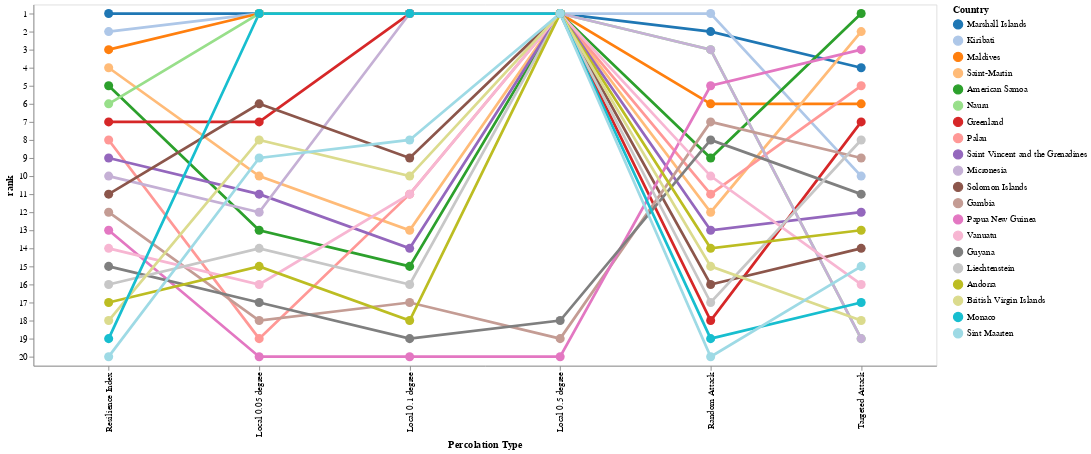

This figure's notebook cell:
### Code cell
df_ranked = pd.read_csv('ranked_all.csv',index_col=[0,1])
df_ranked = df_ranked.sort_values('ranked',ascending=False).head(20)
df_ranked.loc05 = df_ranked.loc05.rank(ascending=False)
df_ranked.loc01 = df_ranked.loc01.rank(ascending=False)
df_ranked.loc005 = df_ranked.loc005.rank(ascending=False)
df_ranked.target = df_ranked.target.rank(ascending=False)
df_ranked.random = df_ranked.random.rank(ascending=False)
df_ranked.avg_index = df_ranked.avg_index.rank(ascending=False)
df_ranked = df_ranked.drop('ranked',axis=1)
df_ranked = df_ranked.rename(columns={"avg_index": "Total Index"})
df_ranked.columns = ['Local 0.5 degree','Local 0.1 degree','Local 0.05 degree','Targeted Attack','Random Attack',' Resilience Index']

stacked_rank = df_ranked.stack().reset_index()
stacked_rank.columns = ['level_0','Country','perc_type','index']
stacked_rank = stacked_rank.drop('level_0',axis=1)

chart = alt.Chart(stacked_rank).mark_line(point = True, strokeWidth=3).encode(
    x = alt.X("perc_type", title="Percolation Type"),
    y="rank:O",
    color=alt.Color("Country:N",scale=alt.Scale(scheme='category20'),sort='-x')
 ).transform_window(
     rank="rank()",
     sort=[alt.SortField("index", order="ascending")],
     groupby=["perc_type"]
).properties(
    width=1000,
    height=400,
).configure_point(size=100)

chart
#save(chart,'worst_affected.html')

### Figure 1 — Vega-Lite specification as saved in the notebook (floating-point values rounded to 4 significant figures)
{"config": {"view": {"continuousWidth": 400, "continuousHeight": 300}, "point": {"size": 100}}, "data": {"name": "data-70f5f5688cf1034e039ba0cc44794396"}, "mark": {"type": "line", "point": true, "strokeWidth": 3}, "encoding": {"color": {"field": "Country", "scale": {"scheme": "category20"}, "sort": "-x", "type": "nominal"}, "x": {"field": "perc_type", "title": "Percolation Type", "type": "nominal"}, "y": {"field": "rank", "type": "ordinal"}}, "height": 400, "transform": [{"window": [{"op": "rank", "field": "", "as": "rank"}], "groupby": ["perc_type"], "sort": [{"field": "index", "order": "ascending"}]}], "width": 1000, "$schema": "https://vega.github.io/schema/vega-lite/v4.17.0.json", "datasets": {"data-70f5f5688cf1034e039ba0cc44794396": [{"Country": "Marshall Islands", "perc_type": "Local 0.5 degree", "index": 9.0}, {"Country": "Marshall Islands", "perc_type": "Local 0.1 degree", "index": 4.0}, {"Country": "Marshall Islands", "perc_type": "Local 0.05 degree", "index": 3.0}, {"Country": "Marshall Islands", "perc_type": "Targeted Attack", "index": 4.0}, {"Country": "Marshall Islands", "perc_type": "Random Attack", "index": 2.0}, {"Country": "Marshall Islands", "perc_type": " Resilience Index", "index": 1.0}, {"Country": "Kiribati", "perc_type": "Local 0.5 degree", "index": 9.0}, {"Country": "Kiribati", "perc_type": "Local 0.1 degree", "index": 4.0}, {"Country": "Kiribati", "perc_type": "Local 0.05 degree", "index": 3.0}, {"Country": "Kiribati", "perc_type": "Targeted Attack", "index": 10.0}, {"Country": "Kiribati", "perc_type": "Random Attack", "index": 1.0}, {"Country": "Kiribati", "perc_type": " Resilience Index", "index": 2.0}, {"Country": "Maldives", "perc_type": "Local 0.5 degree", "index": 9.0}, {"Country": "Maldives", "perc_type": "Local 0.1 degree", "index": 4.0}, {"Country": "Maldives", "perc_type": "Local 0.05 degree", "index": 3.0}, {"Country": "Maldives", "perc_type": "Targeted Attack", "index": 6.0}, {"Country": "Maldives", "perc_type": "Random Attack", "index": 6.0}, {"Country": "Maldives", "perc_type": " Resilience Index", "index": 3.0}, {"Country": "Saint-Martin", "perc_type": "Local 0.5 degree", "index": 9.0}, {"Country": "Saint-Martin", "perc_type": "Local 0.1 degree", "index": 13.0}, {"Country": "Saint-Martin", "perc_type": "Local 0.05 degree", "index": 10.0}, {"Country": "Saint-Martin", "perc_type": "Targeted Attack", "index": 2.0}, {"Country": "Saint-Martin", "perc_type": "Random Attack", "index": 12.0}, {"Country": "Saint-Martin", "perc_type": " Resilience Index", "index": 4.0}, {"Country": "American Samoa", "perc_type": "Local 0.5 degree", "index": 9.0}, {"Country": "American Samoa", "perc_type": "Local 0.1 degree", "index": 15.0}, {"Country": "American Samoa", "perc_type": "Local 0.05 degree", "index": 13.0}, {"Country": "American Samoa", "perc_type": "Targeted Attack", "index": 1.0}, {"Country": "American Samoa", "perc_type": "Random Attack", "index": 9.0}, {"Country": "American Samoa", "perc_type": " Resilience Index", "index": 5.0}, {"Country": "Nauru", "perc_type": "Local 0.5 degree", "index": 9.0}, {"Country": "Nauru", "perc_type": "Local 0.1 degree", "index": 4.0}, {"Country": "Nauru", "perc_type": "Local 0.05 degree", "index": 3.0}, {"Country": "Nauru", "perc_type": "Targeted Attack", "index": 19.5}, {"Country": "Nauru", "perc_type": "Random Attack", "index": 3.5}, {"Country": "Nauru", "perc_type": " Resilience Index", "index": 6.0}, {"Country": "Greenland", "perc_type": "Local 0.5 degree", "index": 9.0}, {"Country": "Greenland", "perc_type": "Local 0.1 degree", "index": 4.0}, {"Country": "Greenland", "perc_type": "Local 0.05 degree", "index": 7.0}, {"Country": "Greenland", "perc_type": "Targeted Attack", "index": 7.0}, {"Country": "Greenland", "perc_type": "Random Attack", "index": 18.0}, {"Country": "Greenland", "perc_type": " Resilience Index", "index": 7.0}, {"Country": "Palau", "perc_type": "Local 0.5 degree", "index": 9.0}, {"Country": "Palau", "perc_type": "Local 0.1 degree", "index": 11.5}, {"Country": "Palau", "perc_type": "Local 0.05 degree", "index": 19.0}, {"Country": "Palau", "perc_type": "Targeted Attack", "index": 5.0}, {"Country": "Palau", "perc_type": "Random Attack", "index": 11.0}, {"Country": "Palau", "perc_type": " Resilience Index", "index": 8.0}, {"Country": "Saint Vincent and the Grenadines", "perc_type": "Local 0.5 degree", "index": 9.0}, {"Country": "Saint Vincent and the Grenadines", "perc_type": "Local 0.1 degree", "index": 14.0}, {"Country": "Saint Vincent and the Grenadines", "perc_type": "Local 0.05 degree", "index": 11.0}, {"Country": "Saint Vincent and the Grenadines", "perc_type": "Targeted Attack", "index": 12.0}, {"Country": "Saint Vincent and the Grenadines", "perc_type": "Random Attack", "index": 13.0}, {"Country": "Saint Vincent and the Grenadines", "perc_type": " Resilience Index", "index": 9.0}, {"Country": "Micronesia", "perc_type": "Local 0.5 degree", "index": 9.0}, {"Country": "Micronesia", "perc_type": "Local 0.1 degree", "index": 4.0}, {"Country": "Micronesia", "perc_type": "Local 0.05 degree", "index": 12.0}, {"Country": "Micronesia", "perc_type": "Targeted Attack", "index": 19.5}, {"Country": "Micronesia", "perc_type": "Random Attack", "index": 3.5}, {"Country": "Micronesia", "perc_type": " Resilience Index", "index": 10.0}, {"Country": "Solomon Islands", "perc_type": "Local 0.5 degree", "index": 9.0}, {"Country": "Solomon Islands", "perc_type": "Local 0.1 degree", "index": 9.0}, {"Country": "Solomon Islands", "perc_type": "Local 0.05 degree", "index": 6.0}, {"Country": "Solomon Islands", "perc_type": "Targeted Attack", "index": 14.0}, {"Country": "Solomon Islands", "perc_type": "Random Attack", "index": 16.0}, {"Country": "Solomon Islands", "perc_type": " Resilience Index", "index": 11.0}, {"Country": "Gambia", "perc_type": "Local 0.5 degree", "index": 19.0}, {"Country": "Gambia", "perc_type": "Local 0.1 degree", "index": 17.0}, {"Country": "Gambia", "perc_type": "Local 0.05 degree", "index": 18.0}, {"Country": "Gambia", "perc_type": "Targeted Attack", "index": 9.0}, {"Country": "Gambia", "perc_type": "Random Attack", "index": 7.0}, {"Country": "Gambia", "perc_type": " Resilience Index", "index": 12.0}, {"Country": "Papua New Guinea", "perc_type": "Local 0.5 degree", "index": 20.0}, {"Country": "Papua New Guinea", "perc_type": "Local 0.1 degree", "index": 20.0}, {"Country": "Papua New Guinea", "perc_type": "Local 0.05 degree", "index": 20.0}, {"Country": "Papua New Guinea", "perc_type": "Targeted Attack", "index": 3.0}, {"Country": "Papua New Guinea", "perc_type": "Random Attack", "index": 5.0}, {"Country": "Papua New Guinea", "perc_type": " Resilience Index", "index": 13.0}, {"Country": "Vanuatu", "perc_type": "Local 0.5 degree", "index": 9.0}, {"Country": "Vanuatu", "perc_type": "Local 0.1 degree", "index": 11.5}, {"Country": "Vanuatu", "perc_type": "Local 0.05 degree", "index": 16.0}, {"Country": "Vanuatu", "perc_type": "Targeted Attack", "index": 16.0}, {"Country": "Vanuatu", "perc_type": "Random Attack", "index": 10.0}, {"Country": "Vanuatu", "perc_type": " Resilience Index", "index": 14.0}, {"Country": "Guyana", "perc_type": "Local 0.5 degree", "index": 18.0}, {"Country": "Guyana", "perc_type": "Local 0.1 degree", "index": 19.0}, {"Country": "Guyana", "perc_type": "Local 0.05 degree", "index": 17.0}, {"Country": "Guyana", "perc_type": "Targeted Attack", "index": 11.0}, {"Country": "Guyana", "perc_type": "Random Attack", "index": 8.0}, {"Country": "Guyana", "perc_type": " Resilience Index", "index": 15.0}, {"Country": "Liechtenstein", "perc_type": "Local 0.5 degree", "index": 9.0}, {"Country": "Liechtenstein", "perc_type": "Local 0.1 degree", "index": 16.0}, {"Country": "Liechtenstein", "perc_type": "Local 0.05 degree", "index": 14.0}, {"Country": "Liechtenstein", "perc_type": "Targeted Attack", "index": 8.0}, {"Country": "Liechtenstein", "perc_type": "Random Attack", "index": 17.0}, {"Country": "Liechtenstein", "perc_type": " Resilience Index", "index": 16.0}, {"Country": "Andorra", "perc_type": "Local 0.5 degree", "index": 9.0}, {"Country": "Andorra", "perc_type": "Local 0.1 degree", "index": 18.0}, {"Country": "Andorra", "perc_type": "Local 0.05 degree", "index": 15.0}, {"Country": "Andorra", "perc_type": "Targeted Attack", "index": 13.0}, {"Country": "Andorra", "perc_type": "Random Attack", "index": 14.0}, {"Country": "Andorra", "perc_type": " Resilience Index", "index": 17.0}, {"Country": "British Virgin Islands", "perc_type": "Local 0.5 degree", "index": 9.0}, {"Country": "British Virgin Islands", "perc_type": "Local 0.1 degree", "index": 10.0}, {"Country": "British Virgin Islands", "perc_type": "Local 0.05 degree", "index": 8.0}, {"Country": "British Virgin Islands", "perc_type": "Targeted Attack", "index": 18.0}, {"Country": "British Virgin Islands", "perc_type": "Random Attack", "index": 15.0}, {"Country": "British Virgin Islands", "perc_type": " Resilience Index", "index": 18.0}, {"Country": "Monaco", "perc_type": "Local 0.5 degree", "index": 9.0}, {"Country": "Monaco", "perc_type": "Local 0.1 degree", "index": 4.0}, {"Country": "Monaco", "perc_type": "Local 0.05 degree", "index": 3.0}, {"Country": "Monaco", "perc_type": "Targeted Attack", "index": 17.0}, {"Country": "Monaco", "perc_type": "Random Attack", "index": 19.0}, {"Country": "Monaco", "perc_type": " Resilience Index", "index": 19.0}, {"Country": "Sint Maarten", "perc_type": "Local 0.5 degree", "index": 9.0}, {"Country": "Sint Maarten", "perc_type": "Local 0.1 degree", "index": 8.0}, {"Country": "Sint Maarten", "perc_type": "Local 0.05 degree", "index": 9.0}, {"Country": "Sint Maarten", "perc_type": "Targeted Attack", "index": 15.0}, {"Country": "Sint Maarten", "perc_type": "Random Attack", "index": 20.0}, {"Country": "Sint Maarten", "perc_type": " Resilience Index", "index": 20.0}]}}
